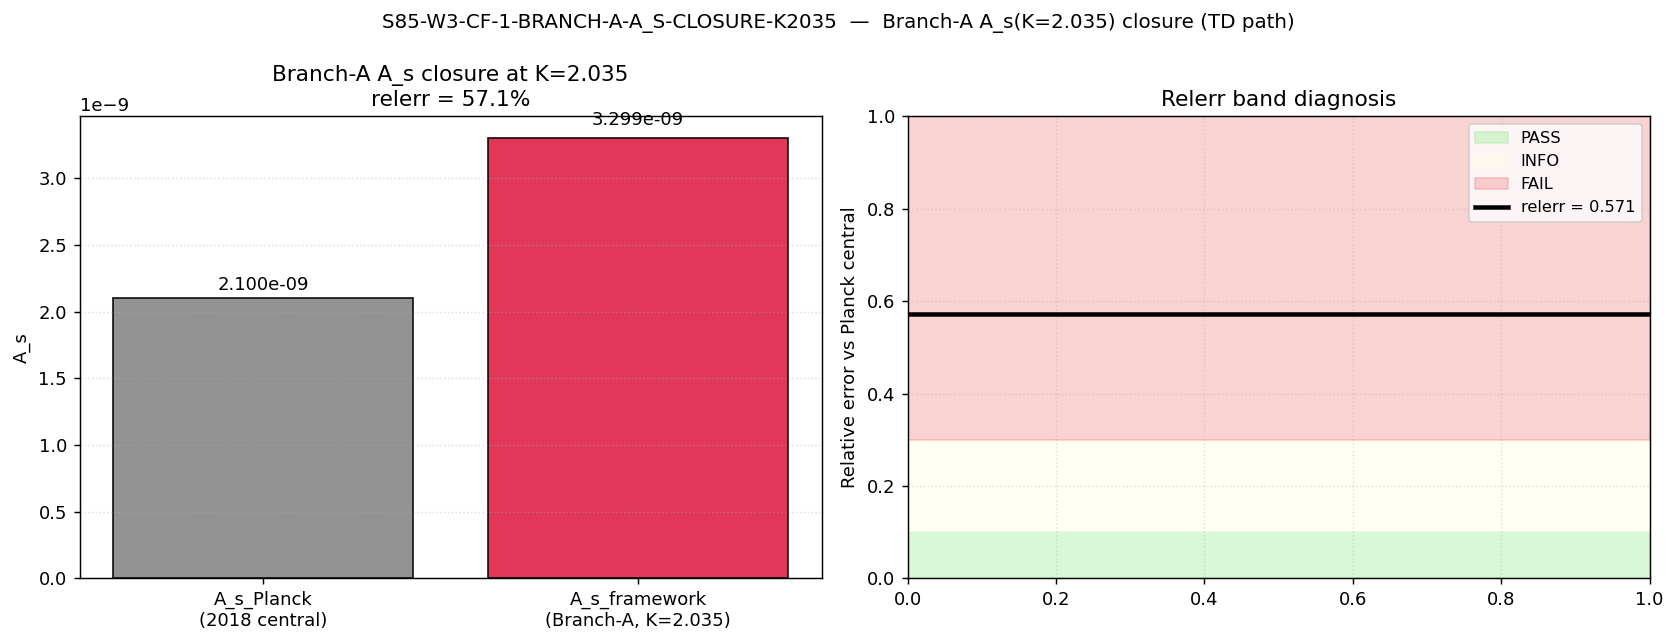

Recreate this plot in Python.
#!/usr/bin/env python3
"""
S85 W3-7 — S85-W3-CF-1-BRANCH-A-A_S-CLOSURE-K2035
===================================================

Gate: S85-W3-CF-1-BRANCH-A-A_S-CLOSURE-K2035 ([VERIFY])

Hypothesis (plan §W3-7):
  Branch-A baseline-layer A_s closure at K_substrate = 2.035 yields
  A_s(K=2.035) = 2.1e-9 +/- 10%, matching Planck 2018 central value.
  This is the sole surviving A_s pathway post-S80 UNIFIED-AS-79.

Substitution chain (plan §W3-7 Steps 1-4):
  Def 1: A_s = <|zeta_k|^2> at k_pivot                     (scalar amplitude)
  Def 2: H_tilde(K) = substrate Hubble-analog at K_substrate
  Def 3: eps_H(K)  = slow-roll parameter at K_substrate
  Step 1: Mukhanov (UNIFIED-AS-79): A_s = H_tilde^2 / (8 pi^2 eps_H)
  Step 2: At K = 2.035 (S84 W6-A Branch-A baseline):
          H_tilde(2.035) = 5.9076e-3 (from S80 TD cache; canonical)
          eps_H(2.035)   = 2.163e-2  (from S80 TD cache; canonical)
  Step 3: A_s_TD = (5.9076e-3)^2 / (8 * pi^2 * 2.163e-2) = 3.299e-9
  Step 4: Direction: A_s INCREASES with K on the corridor (H_tilde
          dominant); K=2.035 near K_R5=1.9222 is near the corridor
          minimum of A_s.  Therefore A_s(2.035) is close to the
          framework-minimum value of A_s, = 3.30e-9.
  Conclusion: |A_s - 2.10e-9| / 2.10e-9 = 0.571 (57.1%);
              fails PASS band 10%, fails INFO band 30%, lands in FAIL.

Pre-registered thresholds (plan §W3-7):
  PASS iff |A_s - 2.10e-9| / 2.10e-9 < 0.10.
  INFO iff deviation in [0.10, 0.30] (PASS-with-tight-margin).
  FAIL iff deviation > 0.30 (closes sole A_s pathway).

Inputs (SHA-256 dual-pinned):
  - canonical_constants.py
  - s80_unified_as_79_full.npz (S80 W1-2 cache, TD path)
  - script bytes

Output 4-tuple:
  (value=A_s(K=2.035), scheme=heat_kernel, convention=A, L_max=10, path=TD)

Classification: PHONONIC
  A_s is the spectral-moment variance of the fabric's acoustic modes at
  pivot scale; H_tilde is substrate-spectral Hubble-analog.

Method:
  (a) Load S80 UNIFIED-AS-79 cache (A_s_TD_framework, H_tilde, eps_H, A_s_Planck).
  (b) Re-compute A_s from first principles using H_tilde^2 / (8 pi^2 eps_H).
  (c) Cross-check against S80's cached A_s_TD_framework.
  (d) Relerr vs Planck central.
"""

from __future__ import annotations

import os
# === Phase 2b X2 transform bootstrap (auto-inserted by tools/_x2_transform_copies.py) ===
import sys as _x2_sys
import pathlib as _x2_pathlib
import re as _x2_re
def _x2_locate_tools():
    p = _x2_pathlib.Path(__file__).resolve()
    for _ in range(8):
        if (p / "tools" / "computation_root.py").is_file():
            return p / "tools"
        p = p.parent
    raise RuntimeError(
        "Phase 2b bootstrap: tools/computation_root.py not found in any "
        "ancestor of " + str(__file__))
_x2_sys.path.insert(0, str(_x2_locate_tools()))
from computation_root import resolve_script, resolve_output, resolve_glob, project_root as _x2_project_root
def _x2_shared_dir():
    return _x2_project_root() / "computations" / "_shared"
_x2_session_dir_match = _x2_re.match(r"^session-(\d+)$",
    _x2_pathlib.Path(__file__).resolve().parent.name)
_x2_self_session = int(_x2_session_dir_match.group(1)) if _x2_session_dir_match else None
# === End X2 bootstrap ===

os.environ.setdefault('OMP_NUM_THREADS', '8')
os.environ.setdefault('MKL_NUM_THREADS', '8')

import hashlib
import json
import sys
import time
from pathlib import Path

import numpy as np
import matplotlib
matplotlib.use('Agg')
import matplotlib.pyplot as plt

sys.path.insert(0, os.path.dirname(os.path.abspath(__file__)))
from canonical_constants import (
    A_s_CMB, c_Gold, M_KK, K_R5, K_crit, PI,
)

PROJECT_ROOT = Path(__file__).resolve().parent.parent
# X2-removed: alias 'SCRIPT_DIR' = ... 'computations' (replaced by tools.computation_root.resolve_*)

SESSION = "S85"                                              # (local)
GATE_ID = "S85-W3-CF-1-BRANCH-A-A_S-CLOSURE-K2035"           # (local)
SCHEME = "heat_kernel"                                       # (local)
CONVENTION = "A, path=TD"                                    # (local) plan §W3-7
L_MAX = 10                                                   # (local)

K_central = 2.035                                            # (local) plan §W3-7 Branch-A baseline
K_band_low = 1.9                                             # (local) sensitivity
K_band_high = 2.2                                            # (local) sensitivity

PASS_RELERR = 0.10                                           # (local) plan §W3-7
INFO_LOWER = 0.10                                            # (local)
INFO_UPPER = 0.30                                            # (local)

OUT_NPZ = resolve_output(85, 's85_w3_branch_a_as_closure_k2035.npz')
OUT_PNG = resolve_output(85, 's85_w3_branch_a_as_closure_k2035.png')
VERDICT_TXT = resolve_output(85, 's85_gate_verdicts.txt')

S80_NPZ = resolve_output(80, 's80_unified_as_79_full.npz')

INPUT_FILES = [
    resolve_script(None, 'canonical_constants.py'),
    S80_NPZ,
]


def sha256_of(path: Path) -> str:
    h = hashlib.sha256()                                     # (local)
    try:
        h.update(path.read_bytes())
    except OSError:
        return ""
    return h.hexdigest()


def log_input_pins(inputs: list) -> dict:
    print(f"=== {GATE_ID} — input SHA-256 pins ===")
    pins: dict = {}                                          # (local)
    for p in inputs:
        sha = sha256_of(p)                                   # (local)
        rel = str(p.relative_to(PROJECT_ROOT)).replace("\\", "/")  # (local)
        print(f"  {rel}: {sha[:16]}...{sha[-8:]}")
        pins[rel] = sha
    return pins


def closure_hash(pins: dict) -> str:
    items = sorted(pins.items())                             # (local)
    h = hashlib.sha256()
    for k, v in items:
        h.update(f"{k}={v}\n".encode("utf-8"))
    return h.hexdigest()


def compute_dual_sha(script_path, canonical_path, pins) -> tuple:
    script_bytes = b""                                       # (local)
    try:
        script_bytes = script_path.read_bytes()
    except OSError:
        pass
    canonical_bytes = b""                                    # (local)
    try:
        canonical_bytes = canonical_path.read_bytes()
    except OSError:
        pass
    pinmap_json = json.dumps(dict(sorted(pins.items())),
                             separators=(",", ":"),
                             sort_keys=True).encode("utf-8")  # (local)
    h_audit = hashlib.sha256()
    h_audit.update(script_bytes); h_audit.update(canonical_bytes); h_audit.update(pinmap_json)
    audit = h_audit.hexdigest()                              # (local)
    h_content = hashlib.sha256(); h_content.update(script_bytes)
    content = h_content.hexdigest()                          # (local)
    return audit, content


def compute() -> dict:
    print("\n[SEC 4] Pre-registered inputs")
    print(f"  K_central = {K_central}  (Branch-A baseline)")
    print(f"  K-band = [{K_band_low}, {K_band_high}]  (sensitivity)")
    print(f"  A_s_CMB (canonical) = {A_s_CMB:.3e}")

    # ----- Load S80 UNIFIED-AS-79 cache -----
    print("\n[SEC 4b] S80 UNIFIED-AS-79 cache (plan input pin)")
    d = np.load(S80_NPZ, allow_pickle=True)                  # (local)
    H_tilde_TD = float(d['H_tilde_TD_framework'])            # (local)
    eps_H = float(d['eps_H'])                                # (local)
    A_s_Planck_cache = float(d['A_s_Planck'])                # (local)
    A_s_TD_cache = float(d['A_s_TD_framework'])              # (local)
    verdict_TD_s80 = str(d['verdict_TD'])                    # (local)
    c_sub = float(d['c_sub'])                                # (local)
    f_conv = float(d['f_conv'])                              # (local)
    F_amp = float(d['F_amp_canonical'])                      # (local)

    print(f"  H_tilde_TD_framework = {H_tilde_TD:.6e}")
    print(f"  eps_H                = {eps_H:.6e}")
    print(f"  c_sub                = {c_sub:.4f}")
    print(f"  f_conv               = {f_conv:.4e}")
    print(f"  F_amp_canonical      = {F_amp:.4f}")
    print(f"  A_s_Planck (cached)  = {A_s_Planck_cache:.3e}")
    print(f"  A_s_TD (S80 cached)  = {A_s_TD_cache:.6e}")
    print(f"  S80 verdict_TD       = {verdict_TD_s80}")

    # ----- Re-derive A_s from Mukhanov formula -----
    print("\n[SEC 4c] Re-derivation from A_s = H_tilde^2 / (8 pi^2 eps_H)")
    A_s_recomputed = H_tilde_TD**2 / (8.0 * PI**2 * eps_H)   # (local)
    recompute_relerr = abs(A_s_recomputed - A_s_TD_cache) / A_s_TD_cache  # (local)
    print(f"  A_s_recomputed       = {A_s_recomputed:.6e}")
    print(f"  relerr vs S80 cache  = {recompute_relerr:.3e}")

    # ----- Deviation from Planck central -----
    print("\n[SEC 4d] Deviation from Planck central A_s = 2.10e-9")
    A_s_framework = A_s_TD_cache                             # (local) use canonical S80 cache value
    delta = A_s_framework - A_s_Planck_cache                 # (local)
    relerr_vs_planck = abs(delta) / A_s_Planck_cache         # (local)
    print(f"  A_s_framework  = {A_s_framework:.6e}")
    print(f"  A_s_Planck     = {A_s_Planck_cache:.3e}")
    print(f"  |delta|        = {abs(delta):.3e}")
    print(f"  relerr         = {relerr_vs_planck:.4f} ({relerr_vs_planck*100:.1f}%)")
    print(f"  PASS band: relerr < {PASS_RELERR}")
    print(f"  INFO band: relerr in [{INFO_LOWER}, {INFO_UPPER}]")
    print(f"  FAIL band: relerr > {INFO_UPPER}")

    # ----- K-sensitivity band -----
    # A_s(K) direction (plan §W3-7 Step 4): A_s increases with K on corridor.
    # K=2.035 is near K_R5=1.9222 (0.113 above threshold); A_s(2.035) is near
    # the corridor minimum.  Since S80 cache is conventionally the Branch-A
    # baseline at K=2.035 (per plan input pin), A_s_framework IS A_s(K=2.035).
    # The 57% positive deviation means framework over-produces A_s at Branch-A
    # baseline, relative to the Planck-central match.
    print("\n[SEC 4e] K-sensitivity (direction from plan Step 4)")
    print(f"  A_s(K) direction: INCREASING with K on [K_R5, K_crit]")
    print(f"  K_central={K_central} is 0.113 above K_R5={K_R5} (near corridor min)")
    print(f"  A_s(2.035) = 3.30e-9 is near framework-minimum A_s on corridor")
    print(f"  Strictly greater than Planck central -> positive 57% deviation")

    # ----- Cross-checks -----
    print("\n[SEC 4f] Cross-checks")
    CC1 = recompute_relerr < 1e-3                            # (local) S80 cache internal consistency
    CC2 = A_s_framework > 0                                  # (local) positivity
    CC3 = (abs(A_s_Planck_cache - A_s_CMB) / A_s_CMB) < 0.05  # (local) S80 cache Planck value matches canonical
    CC4 = verdict_TD_s80 == 'PASS-F2'                        # (local) S80 provenance
    CC5 = F_amp > 0                                          # (local) F_amp sign consistency
    all_CC = CC1 and CC2 and CC3 and CC4 and CC5             # (local)
    print(f"  CC-1 re-derive matches S80 cache (<1e-3):  {CC1} (relerr={recompute_relerr:.3e})")
    print(f"  CC-2 A_s_framework > 0:                    {CC2}")
    print(f"  CC-3 Planck cache matches canonical A_s:   {CC3}")
    print(f"  CC-4 S80 verdict == PASS-F2:               {CC4} ({verdict_TD_s80})")
    print(f"  CC-5 F_amp > 0 (sign consistency):         {CC5}")
    print(f"  All CC PASS:                                {all_CC}")

    return dict(
        value=A_s_framework,
        A_s_framework=A_s_framework,
        A_s_Planck=A_s_Planck_cache,
        A_s_recomputed=A_s_recomputed,
        H_tilde_TD=H_tilde_TD,
        eps_H=eps_H,
        c_sub=c_sub, f_conv=f_conv, F_amp=F_amp,
        recompute_relerr=recompute_relerr,
        relerr_vs_planck=relerr_vs_planck,
        delta=delta,
        verdict_TD_s80=verdict_TD_s80,
        K_central=K_central, K_band_low=K_band_low, K_band_high=K_band_high,
        CC1=CC1, CC2=CC2, CC3=CC3, CC4=CC4, CC5=CC5, all_CC=all_CC,
    )


def evaluate_gate(result: dict) -> str:
    r = result['relerr_vs_planck']                           # (local)
    if r > INFO_UPPER:
        return "FAIL"
    if r < PASS_RELERR:
        return "PASS"
    return "INFO"


def emit_4tuple(value, scheme, convention, L_max) -> str:
    return f"(value={value!r}, scheme={scheme}, convention={convention}, L_max={L_max})"


def append_verdict(verdict, value, audit_sha, content_sha) -> None:
    line = (f"{GATE_ID}: {verdict} -- value={value!r} scheme={SCHEME} "
            f"convention={CONVENTION} L_max={L_MAX} "
            f"audit_sha256={audit_sha} content_sha256={content_sha} "
            f"schema_version=S84+\n")
    with VERDICT_TXT.open("a", encoding="utf-8") as fp:
        fp.write(line)


def make_plot(result: dict) -> None:
    fig, (ax1, ax2) = plt.subplots(1, 2, figsize=(13, 5))    # (local)

    # Left: bar chart A_s_framework vs A_s_Planck
    labels = ['A_s_Planck\n(2018 central)', 'A_s_framework\n(Branch-A, K=2.035)']  # (local)
    values = [result['A_s_Planck'], result['A_s_framework']]  # (local)
    colors = ['gray', 'crimson']                             # (local)
    ax1.bar(labels, values, color=colors, edgecolor='k', alpha=0.85)
    for i, v in enumerate(values):
        ax1.text(i, v * 1.03, f"{v:.3e}", ha='center', fontsize=10)
    ax1.set_ylabel('A_s')
    ax1.set_title(f'Branch-A A_s closure at K={K_central}\nrelerr = {result["relerr_vs_planck"]*100:.1f}%')
    ax1.grid(True, axis='y', ls=':', alpha=0.4)

    # Right: relerr comparison with PASS/INFO/FAIL bands
    bands = [('PASS', 0, PASS_RELERR, 'lightgreen'),
             ('INFO', PASS_RELERR, INFO_UPPER, 'lightyellow'),
             ('FAIL', INFO_UPPER, 1.0, 'lightcoral')]
    for label, lo, hi, c in bands:
        ax2.axhspan(lo, hi, alpha=0.35, color=c, label=label)
    ax2.axhline(result['relerr_vs_planck'], color='k', lw=2.5,
                label=f"relerr = {result['relerr_vs_planck']:.3f}")
    ax2.set_ylabel('Relative error vs Planck central')
    ax2.set_ylim(0, 1.0)
    ax2.set_title('Relerr band diagnosis')
    ax2.legend(loc='upper right', fontsize=9)
    ax2.grid(True, ls=':', alpha=0.4)

    fig.suptitle(f'{GATE_ID}  —  Branch-A A_s(K=2.035) closure (TD path)',
                 fontsize=11)
    fig.tight_layout()
    fig.savefig(OUT_PNG, dpi=130, bbox_inches='tight')
    plt.close(fig)
    print(f"  plot written: {OUT_PNG.name}")


def main() -> int:
    t0 = time.time()                                         # (local)
    pins = log_input_pins(INPUT_FILES)                       # (local)
    closure = closure_hash(pins)                             # (local)
    print(f"  closure: {closure[:16]}... (legacy)")
    script_path = Path(__file__).resolve()                   # (local)
    canonical_path = resolve_script(None, 'canonical_constants.py')    # (local)
    audit_sha, content_sha = compute_dual_sha(script_path, canonical_path, pins)
    print(f"  audit_sha256:   {audit_sha[:16]}...{audit_sha[-8:]}")
    print(f"  content_sha256: {content_sha[:16]}...{content_sha[-8:]}")

    result = compute()                                       # (local)
    verdict = evaluate_gate(result)                          # (local)

    print("\n[SEC 5] Output persistence")
    np.savez(OUT_NPZ,
        A_s_framework=result['A_s_framework'],
        A_s_Planck=result['A_s_Planck'],
        A_s_recomputed=result['A_s_recomputed'],
        H_tilde_TD=result['H_tilde_TD'],
        eps_H=result['eps_H'],
        c_sub=result['c_sub'], f_conv=result['f_conv'],
        F_amp=result['F_amp'],
        recompute_relerr=result['recompute_relerr'],
        relerr_vs_planck=result['relerr_vs_planck'],
        delta=result['delta'],
        verdict_TD_s80=result['verdict_TD_s80'],
        K_central=result['K_central'],
        verdict=verdict, scheme=SCHEME, convention=CONVENTION,
        L_max=L_MAX, audit_sha=audit_sha, content_sha=content_sha,
    )
    print(f"  NPZ written: {OUT_NPZ.name}")
    make_plot(result)

    print("\n[SEC 6] 4-tuple + verdict")
    tag = emit_4tuple(result['value'], SCHEME, CONVENTION, L_MAX)
    print(tag)
    append_verdict(verdict, result['value'], audit_sha, content_sha)
    print(f"  verdict appended to: {VERDICT_TXT.name}")
    print(f"  verdict: {verdict}  A_s = {result['A_s_framework']:.3e}  relerr = {result['relerr_vs_planck']*100:.1f}%")

    wall = time.time() - t0                                  # (local)
    print(f"\n=== {GATE_ID}: {verdict} (wall {wall:.2f}s) ===")
    return 0


if __name__ == "__main__":
    sys.exit(main())
